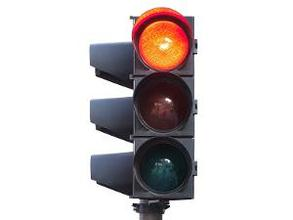
//> input picture software/OpenCV/hough_modified/001.jpg, 293 x 220 px
$ ./houghcircles 001.jpg   (built with g++ and OpenCV 4)
//> lines starting //> are read from the running program, lines starting //| are printed output that depends on the picture
//#include "opencv2/imgcodecs.hpp"
#include "opencv2/highgui/highgui.hpp"
#include "opencv2/imgproc/imgproc.hpp"
#include <opencv/cv.h>
#include <highgui.h>
#include <math.h>
#include <iostream>
#include <cv.h>

using namespace cv;
using namespace std;

int judgeColor(IplImage*);

static void help()
{
    cout << "\nThis program demonstrates circle finding with the Hough transform.\n"
            "Usage:\n"
            "./houghcircles <image_name>, Default is ../data/board.jpg\n" << endl;
}


int main(int argc, char** argv)
{
    const char* filename = argc >= 2 ? argv[1] : "../data/board.jpg";

    Mat img = imread(filename, 0);
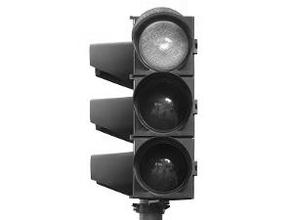
//> img: 220 rows x 293 cols, CV_8UC1; min 0, max 255, mean 206.4
    if(img.empty())
    {
        help();
        cout << "can not open " << filename << endl;
        return -1;
    }

    Mat cimg;
    medianBlur(img, img, 5);
    imwrite("gray.jpg", img);

    cvtColor(img, cimg, COLOR_GRAY2BGR);


    vector<Vec3f> circles;
    HoughCircles(img, circles, CV_HOUGH_GRADIENT, 1, 10,
		 //    HoughCircles(img, circles, HOUGH_GRADIENT, 1, 10,
                 100, 30, 5, 30 // change the last two parameters
                                // (min_radius & max_radius) to detect larger circles
                 );
//> circles = 2 circles (x, y, radius): [162.5, 165.5, 29.4], [163.5, 44.5, 23.9]
    IplImage* pImg = cvLoadImage(filename,1);
//> pImg is the input picture: 220 rows x 293 cols, CV_8UC3; mean B, G, R 204.4, 204.6, 210.4
    IplImage *ROI;
    CvMat *square;
    int color;
    for( size_t i = 0; i < circles.size(); i++ )
    {
        Vec3i c = circles[i];
        circle( cimg, Point(c[0], c[1]), c[2], Scalar(0,0,255), 3, CV_AA);
	// circle( cimg, Point(c[0], c[1]), c[2], Scalar(0,0,255), 3, LINE_AA);
        // circle( cimg, Point(c[0], c[1]), 2, Scalar(0,255,0), 3, LINE_AA);
        std::cout<<"radius"<<c[2]<<endl;
        std::cout<<"center"<<c[0]<< " "<<c[1] <<endl;
        square = cvGetSubRect(pImg,cvCreateMatHeader(1.4*c[2],1.4*c[2],CV_8UC1),cvRect(c[0]-0.7*c[2],c[1]-0.7*c[2],1.4*c[2],1.4*c[2]));
        ROI = cvGetImage(square,cvCreateImageHeader(cvSize(1.4*c[2],1.4*c[2]),8,1));
        color = judgeColor(ROI);
        if(color == 0) cout<<"off !"<<endl;
        if(color == 1) cout<<"red ！"<<endl;
        if(color == 2) cout<<"green ！"<<endl;
        if(color == 3) cout<<"yellow ！"<<endl;
        // cvNamedWindow( "window", 1 );
        // cvShowImage( "window", ROI );
    }
//> this loop made 2 passes
//> (c, color) on passes 1 to 2: ([162, 166, 29], 0), ([164, 44, 24], 3)
//| radius29
//| center162 166
//| 0.659159 0.601526 1.51708 0.912566
//| off !
//| radius24
//| center164 44
//| 1.71975 4.7157 0.581478 2.74208
//| yellow ！
//> pass 1, `square = cvGetSubRect(pImg,cvCreateMatHeader(1.4*c[2],1.4*c[2],CV_8UC1..`:
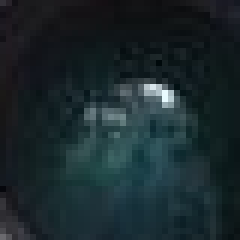
//> square: 40 rows x 40 cols, CV_8UC3 (shown 6 times larger); mean B, G, R 44.3, 40.4, 26.7
//> pass 1, in judgeColor, `cvSplit(ROI, BChannel, GChannel, RChannel, NULL);`:
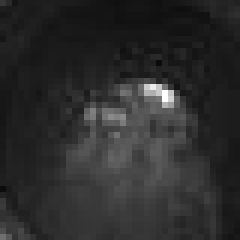
//> BChannel: 40 rows x 40 cols, CV_8UC1 (shown 6 times larger); min 11, max 255, mean 44.3
//> pass 1, in judgeColor, `cvSplit(ROI, BChannel, GChannel, RChannel, NULL);`:
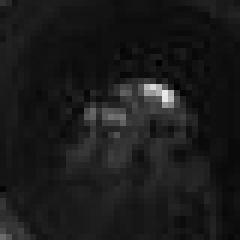
//> RChannel: 40 rows x 40 cols, CV_8UC1 (shown 6 times larger); min 0, max 233, mean 26.7
//> after the loop:
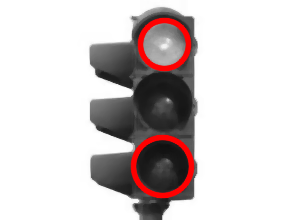
//> cimg: 220 rows x 293 cols, CV_8UC3; mean B, G, R 204.3, 204.3, 211.6
//> after the loop:
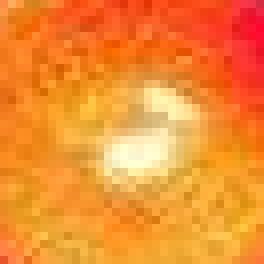
//> square: 33 rows x 33 cols, CV_8UC3 (shown 8 times larger); mean B, G, R 51.5, 141.2, 242.8

//imshow("detected circles", cimg);
    imwrite("r.jpg", cimg);
    waitKey();

    return 0;
}

int judgeColor(IplImage* ROI){
    IplImage *RChannel,*GChannel,*BChannel,*tempImg,*middleImg;
    CvSize Size1;//OpenCV的基本数据类型之一。表示矩阵框大小，以像素为精度。与CvPoint结构类似，但数据成员是integer类型的width和height。
    Size1 = cvGetSize(ROI);//OpenCV提供的一种操作矩阵图像的函数。得到二维的数组的尺寸，以CvSize返回。
    RChannel = cvCreateImage(Size1, IPL_DEPTH_8U, 1);//创建头并分配数据,IPL_DEPTH_8U - 无符号8位整型
    GChannel = cvCreateImage(Size1, IPL_DEPTH_8U, 1);
    BChannel = cvCreateImage(Size1, IPL_DEPTH_8U, 1);
    cvSplit(ROI, BChannel, GChannel, RChannel, NULL);//分割多通道数组成几个单通道数组或者从数组中提取一个通道
    CvMat mat = cvMat(Size1.height,Size1.width,IPL_DEPTH_8U,NULL);//CvMat 多通道矩阵
    CvMat mat2 = cvMat(Size1.height,Size1.width,IPL_DEPTH_8U,NULL);
    CvMat mat3 = cvMat(Size1.height,Size1.width,IPL_DEPTH_8U,NULL);
    CvMat* Rmat;//指针
    CvMat* Gmat;
    CvMat* Bmat;
    float rData = 0;
    float gData = 0;
    float bData = 0;
    float rij = 0;
    float gij = 0;
    float bij = 0;

    float rg = 0;
    float rb = 0;
    float gr = 0;
    float gb = 0;


    Rmat = cvGetMat(RChannel, &mat, 0, 0);//转换成向量
    Gmat = cvGetMat(GChannel, &mat2, 0, 0);
    Bmat = cvGetMat(BChannel, &mat3, 0, 0);
    for (int i = 0;i<ROI->height;i++)
    {
        for (int j = 0;j<ROI->width;j++)
        {

            rData += (int)CV_MAT_ELEM(*Rmat, uchar, i, j);//opencv中用来访问矩阵每个元素的宏，这个宏只对单通道矩阵有效，多通道会报错
            gData += (int)CV_MAT_ELEM(*Gmat, uchar, i, j);
            bData += (int)CV_MAT_ELEM(*Bmat, uchar, i, j);
        }
    }

    rData = rData/(ROI->height * ROI->width);
    gData = gData/(ROI->height * ROI->width);
    bData = bData/(ROI->height * ROI->width);

    // float sum =rData+gData+bData;

    rij = rData /255;
    gij = gData /255;
    bij = bData /255;

    rg=rData/gData;
    rb=rData/bData;

    gr=gData/rData;
    gb=gData/bData;


    cout << rg<< " "<<rb<<" " << gr <<" " << gb<<endl;

    if(rg>=2 && rb >=2 && gr <= 1) {
      // cout << rij<< " "<<gij<<" " << bij<<endl;
        return 1;
    }
    else if(gr>=2 && gb >=2 && rg <= 1) {

      return 2;
    }
    else if(rij <= 0.3 && gij <= 0.3 && bij <= 0.3){
      return 0;
    }
    else{
      return 3;
    }
}

$ run again, on software/OpenCV/hough_modified/101.jpg
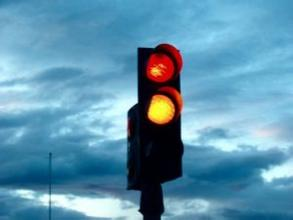
//> input picture software/OpenCV/hough_modified/101.jpg, 293 x 220 px
//> `Mat img = imread(filename, 0);`:
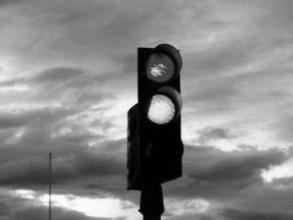
//> img: 220 rows x 293 cols, CV_8UC1; min 0, max 255, mean 134.9
//> circles = 2 circles (x, y, radius): [159.5, 67.5, 14.1], [159.5, 109.5, 14.3]
//> pImg is the input picture: 220 rows x 293 cols, CV_8UC3; mean B, G, R 173.8, 147.8, 94.7
//> the loop `for( size_t i = 0; i < circles.size(); i++ )` made 2 passes
//> (c, color) on passes 1 to 2: ([160, 68, 14], 1), ([160, 110, 14], 3)
//> (printed output is left out)
//> after the loop `for( size_t i = 0; i < circles.size(); i++ )`:
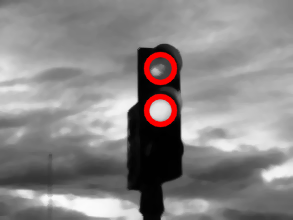
//> cimg: 220 rows x 293 cols, CV_8UC3; mean B, G, R 133.9, 133.9, 137.6

$ run again, on software/OpenCV/hough_modified/101010.jpg
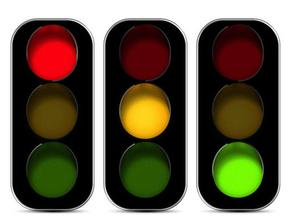
//> input picture software/OpenCV/hough_modified/101010.jpg, 295 x 220 px
//> circles = 8 circles (x, y, radius): [237.5, 168.5, 26.3], [144.5, 109.5, 26.8], [52.5, 113.5, 24.9], [145.5, 170.5, 27.2], [50.5, 54.5, 27.1], [239.5, 178.5, 21.4], [236.5, 114.5, 23.8], [51.5, 173.5, 24.6]
//> pImg is the input picture: 220 rows x 295 cols, CV_8UC3; mean B, G, R 82.4, 100.3, 108.5
//> the loop `for( size_t i = 0; i < circles.size(); i++ )` made 8 passes
//> (c, color) on passes 1 to 8: ([238, 168, 26], 2), ([144, 110, 27], 3), ([52, 114, 25], 3), ([146, 170, 27], 2), ([50, 54, 27], 1), ([240, 178, 21], 2), ([236, 114, 24], 3), ([52, 174, 25], 2)
//> (printed output is left out)
//> after the loop `for( size_t i = 0; i < circles.size(); i++ )`:
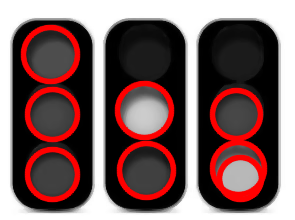
//> cimg: 220 rows x 295 cols, CV_8UC3; mean B, G, R 95.9, 95.9, 122.7
//> after the loop `for( size_t i = 0; i < circles.size(); i++ )`:
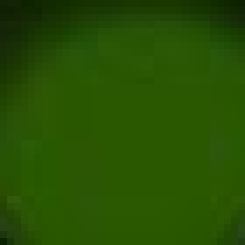
//> square: 35 rows x 35 cols, CV_8UC3 (shown 7 times larger); mean B, G, R 2.3, 80.6, 38.6
